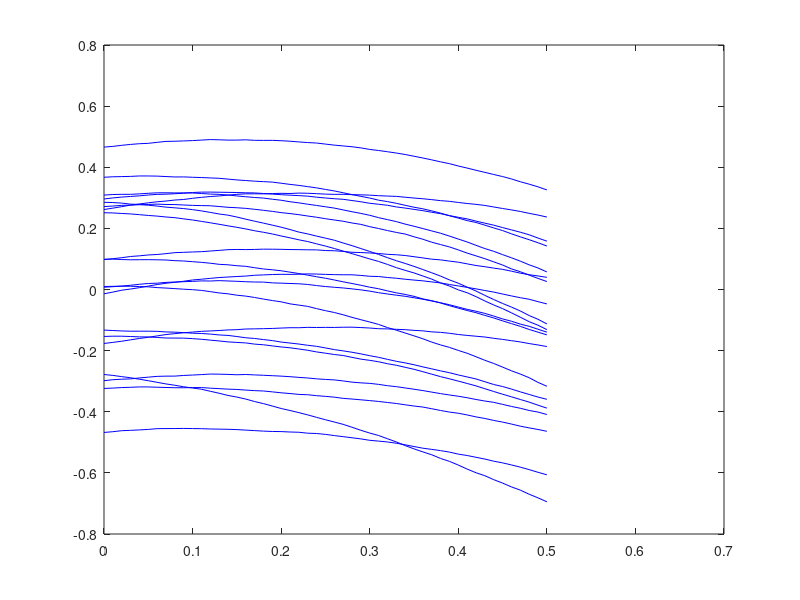
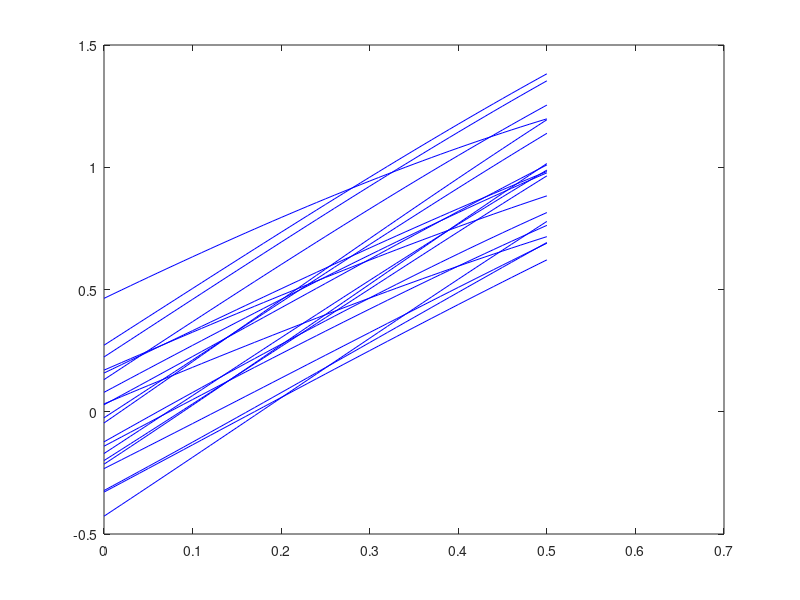
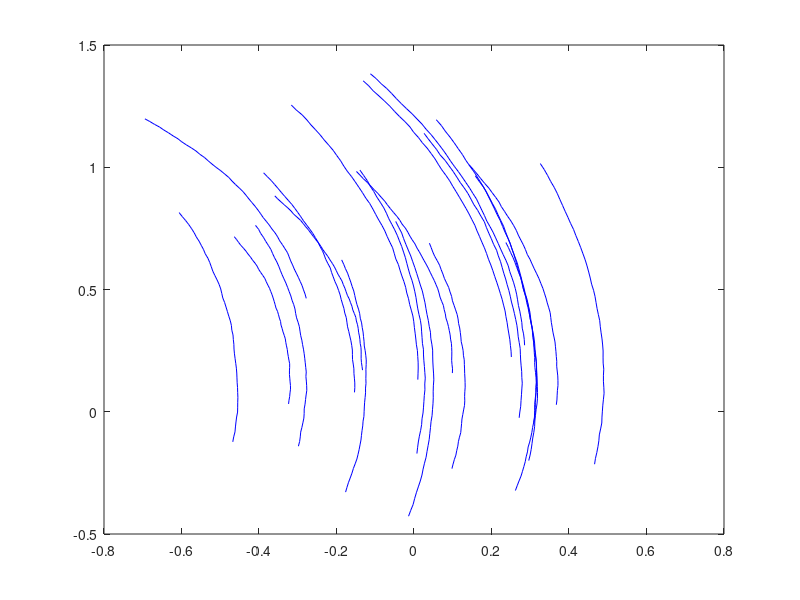

MATLAB code for these plots, in order: (Note: this script raises an error after producing the figures.)
x0 = [1/2, 1/2, 1/2];
dt = 0.01;

steps = 50;
for j=1:20
    t0 = 0;

    tmp = x0;
    tmp(1) = unifrnd(-0.5, 0.5);
    tmp(2) = unifrnd(-0.5, 0.5);
    tmp(3) = unifrnd(-0.5, 0.5);
    traj = tmp;
    t = t0;
    for i=1:steps
        x = traj(end,:);
        x_plus = x;
        w1 = unifrnd(-1/4, 0);
        w2 = unifrnd(0, 1/4);
%         syms w1 w2 real
        x_plus(1) = x(1) + dt*(w1*x(2)^2-x(2)+w2);
        x_plus(2) = x(2) + dt*(x(3)+2);
        x_plus(3) = x(3) + dt*(x(1)-x(2)-w1^3);
%         var_range = containers.Map;
%         var_range(char(w1))=[0.9,1.1];
%         var_range(char(w2))=[0.9,1.1];
        
%         x_plus(1) = find_min(expr1, var_range);
%         x_plus(2) = find_max(expr2, var_range);
        t0 = t0+dt;
        traj = [traj;x_plus];
        t = [t,t0];
    end

    figure(1)
    plot(t, traj(:,1),'b')
    hold on

    figure(2)
    plot(t, traj(:,2),'b')
    hold on

    figure(3)
    plot(traj(:,1), traj(:,2), 'b')
    hold on
end

x10 = -0.5;
x20 = -0.5;
x30 = -0.5;
x10_hat = 0.5;
x20_hat = 0.5;
x30_hat = 0.5;
t0 = 0;

traj = [x10, x20, x30, x10_hat, x20_hat, x30_hat];
t = t0;
syms x1 x2 x3 w1 w2 real
exprs = [w1*x2^2-x2+w2, x3+2, x1-x2-w1^3];
for i=1:steps
    disp(i)
    tmp = traj(end,:);
    d = computeDecomposition(exprs,[x1,x2,x3],[w1, w2],tmp(1:3),[-1/4, 0],tmp(4:6),[0, 1/4],dt);
    d_hat = computeDecomposition(exprs,[x1,x2,x3],[w1, w2],tmp(4:6),[0, 1/4],tmp(1:3),[-1/4, 0],dt);
    t0 = t0+dt;
    traj = [traj;[d, d_hat]];
    t = [t,t0];
end

figure(1)
plot(t, traj(:,1),'r')
plot(t, traj(:,4),'g')

figure(2)
plot(t, traj(:,2),'r')
plot(t, traj(:,5),'g')

figure(3)
for i=1:size(traj,1)
    rectangle('Position',[traj(i,1), traj(i,2), traj(i,4)-traj(i,1), traj(i,5)-traj(i,2)], 'EdgeColor', 'g')
end
